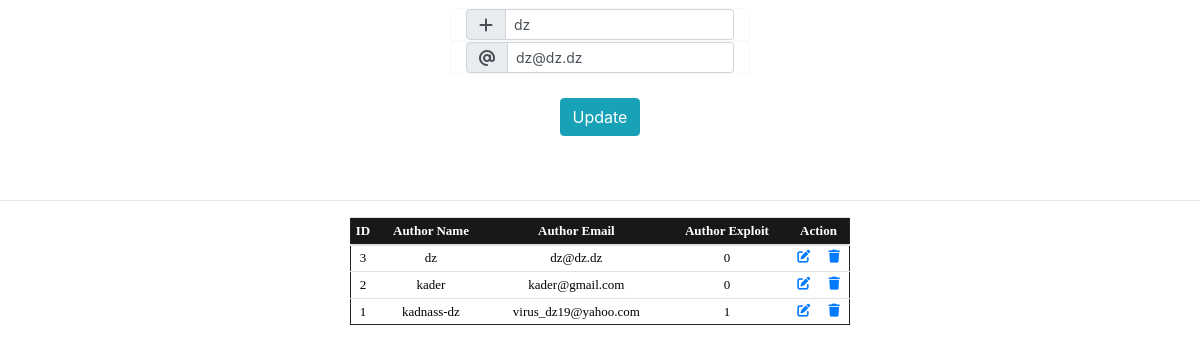
Screenshot of /admin/author.php?eauthor=3 (signed in) with the database file from the repository.
### tables this page shows
CREATE TABLE `author` (
  `id` int(11) NOT NULL,
  `name` varchar(255) NOT NULL,
  `email` text NOT NULL,
  `rows` int(11) NOT NULL
);

### admin/author.php (the view, shortened to what this page needs)
<?php
		include ("inc/fonc2.php");
		echo "
	<title>Category</title>
	<link href='css/bootstrap.min.css' rel='stylesheet'>
		<link href='css/xploit.css' rel='stylesheet'>
	<link rel='stylesheet' type='text/css' href='../ic/css/all.css'>
	<style>
	#shadow {
	text-shadow: 1px 1px 3px #828282;
        filter: dropshadow(color=#828282, offx=1, offy=1);
	}
	#frame {
	border: 1px;
	}
	height:400px;
	min-height:400px;
	max-height:400px;
	}
	body {
	}
	</style><center>
	<div class='bs-docs-example'>
	<div class='well' style='max-width: 100%; padding: 8px 0;'>";
		if (isset($_GET['eauthor'])){
        $id= (int)$_GET['eauthor'];
        $query1="SELECT * FROM author  WHERE id=".$id ;
        $editauthor=mysqli_query($con,$query1);
       while($row =mysqli_fetch_assoc($editauthor)) {
	         echo "
	 <form method='POST'>
	<div class='text-center border border-light col-md-3'>
	<div class='input-group'>
	<div class='input-group-prepend'>
	<div class='input-group-text'><i class='fa fa-plus' aria-hidden='true'></i>
	</div>
	</div>
	<input  type='text'  class='form-control form-control-sm' id='inlineFormInputGroup' placeholder='Add New Author' name='upauthor' required value='".htmlspecialchars($row['name'])."'>
	</div>
	</div>
	<div class='text-center border border-light col-md-3'>
	<div class='input-group'>
	<div class='input-group-prepend'>
	<div class='input-group-text'><i class='fa fa-at' aria-hidden='true'></i>
	</div>
	</div>
	<input  type='email'  class='form-control form-control-sm' id='inlineFormInputGroup'  name='upemail' required
	 value='".htmlspecialchars($row['email'])."'>
	</div>
	</div>
	<br>
	<input type='submit' name='authorname'' class='btn btn-info' value='Update'>
	</div></div><br>
	</center>
	</form>
	<hr>
";}
}
 $query3="SELECT * FROM author ORDER BY id DESC" ;
 $result3 = mysqli_query($con,$query3);
 	echo '
 	<center>
	<div class="sml">
	<div class="show">
  <table class="table table-sm table-hover ">
  <thead width="100">
    <tr >
   	  <th scope="col" width="10"><font color="white" face="Tahoma" size="2">ID</th>
      <th scope="col"><font color="white" face="Tahoma" size="2">Author Name</th>
      <th scope="col"><font color="white" face="Tahoma" size="2">Author Email</th>
      <th scope="col"><font color="white" face="Tahoma" size="2">Author Exploit</th>
      <th colspan="2" width="20" scope="col"><font color="white" face="Tahoma" size="2">Action</th>
  </tr>
  </thead>
  <tbody>';
        	while($row =mysqli_fetch_assoc($result3)) {
    	echo '
<tr>
	<td width="10" ><font color="black" face="Tahoma" size="2">'. $row['id'] .'</font>
	</td>
	<td><font color="black" face="Tahoma" size="2">'. htmlspecialchars($row['name']) .'</font>
	</td>
	<td><font color="black" face="Tahoma" size="2">'. htmlspecialchars($row['email']) .'</font>
	</td>
	<td><font color="black" face="Tahoma" size="2">'. htmlspecialchars($row['rows']) .'</font>
	</td>
	<td><font color="black" face="Tahoma" size="2"><a href="author.php?eauthor=' .$row['id']. '"><i class="fas fa-edit"></i></a></font>
	</td>
	<td ><font color="black"  face="Tahoma" size="2"><a   href="delete.php?author= '.$row['id'].' "><i class="fas fa-trash"></i></a></font>
	</td>
     ';
	}
	echo "</tr></tbody></table></div></div></center>";
?>

### admin/css/xploit.css (style rules this page uses)
.show table { border: 1px solid ; text-decoration: none; text-align: center; }
.show thead { border: 1px solid rgba(0,0,0,0.1); background-color: #181818; }
.show tr { border: 1px solid #212529; }
.show a { text-decoration: none; }
.sml { width: 500px; }

### rows the page displays
author: upauthor "dz", upemail "dz@dz.dz", id "3", name "dz", email "dz@dz.dz", rows "0"
author: id "2", name "kader", email "kader@gmail.com", rows "0"
author: id "1", name "kadnass-dz", email "virus_dz19@yahoo.com", rows "1"
